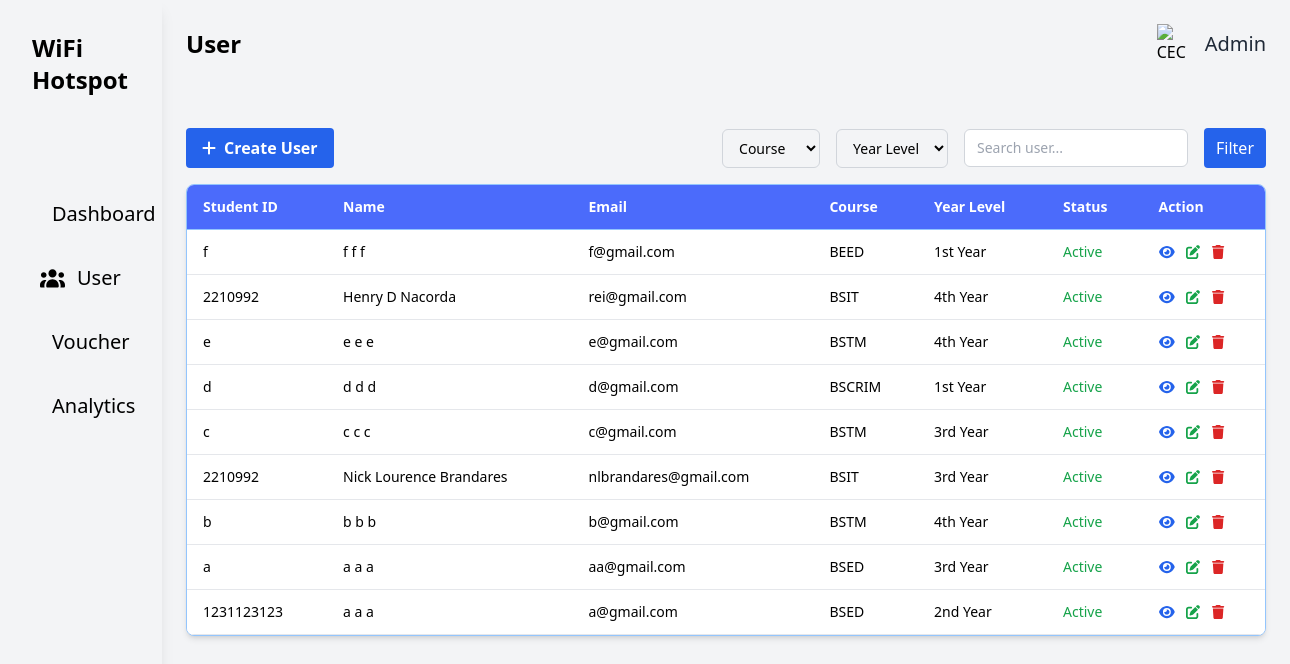
/php/User.php, run on the app's committed database.
### tables this page shows
CREATE TABLE `users_profile` (
  `user_id` int(11) NOT NULL,
  `school_id` varchar(50) DEFAULT NULL,
  `first_name` varchar(50) DEFAULT NULL,
  `middle_name` varchar(10) DEFAULT NULL,
  `last_name` varchar(50) DEFAULT NULL,
  `gmail` varchar(100) DEFAULT NULL,
  `contact_number` varchar(20) DEFAULT NULL,
  `course_name` varchar(50) DEFAULT NULL,
  `year_level` varchar(50) DEFAULT NULL,
  `gender` varchar(20) DEFAULT NULL,
  `user_type` varchar(20) DEFAULT NULL,
  `voucher_code` varchar(100) DEFAULT NULL,
  `password_generated` varchar(255) DEFAULT NULL,
  `status` varchar(20) DEFAULT 'Active',
  `created_at` timestamp NOT NULL DEFAULT current_timestamp()
);

### php/User.php (the view, shortened to what this page needs)
<?php
require 'db.php';
$q = trim($_GET['q'] ?? '');
$sql = "SELECT * FROM users_profile WHERE 1=1";
$params = [];
$sql .= " ORDER BY user_id DESC";
$stmt = $pdo->prepare($sql);
$stmt->execute($params);
$users = $stmt->fetchAll();
?>
<!DOCTYPE html>
<html lang="en">
<head>
  <link href="https://cdnjs.cloudflare.com/ajax/libs/font-awesome/6.5.2/css/all.min.css" rel="stylesheet">
  <script src="../css/tailwind.css"></script>
</head>
<body class="bg-gray-100">
  <div class="flex">
    <div class="w-64 bg-white-200 h-screen p-8 text-white shadow-lg overflow-y-auto">
      <div class="flex items-center space-x-2 mb-24">
        <h1 class="text-2xl font-semibold text-black">WiFi Hotspot</h1>
      </div>
      <ul class="space-y-5">
        <li><a href="admindashboard.php" class="flex items-center space-x-3 hover:bg-gray-300 p-2 rounded"><span class="text-black text-xl">Dashboard</span></a></li>
        <li><a href="User.php" class="flex items-center space-x-3 hover:bg-gray-300 p-2 rounded"> <span class="text-black text-xl">User</span></a></li>
        <li><a href="../php/Voucher.php" class="flex items-center space-x-3 hover:bg-gray-300 p-2 rounded"><span class="text-black text-xl">Voucher</span></a></li>
        <li><a href="../php/Analytics.php" class="flex items-center space-x-3 hover:bg-gray-300 p-2 rounded"><span class="text-black text-xl">Analytics</span></a></li>
      </ul>
    </div>
    <div class="container mx-auto p-6 flex-1">
      <div class="flex justify-between items-center mb-16">
        <h1 class="text-2xl font-semibold text-black">User</h1>
        <div class="flex items-center space-x-2">
          <img src="../images/ceclogo.png" alt="CEC Logo" class="w-10 h-10 object-contain">
          <span class="text-xl text-gray-800">Admin</span>
        </div>
      </div>
      <div class="flex justify-between mb-4">
        <div>
          <button id="openModalBtn" class="flex items-center gap-2 bg-blue-600 text-white px-4 py-2 rounded hover:bg-blue-700">
            <i class="fa-solid fa-plus"></i>
            <span class="font-semibold">Create User</span>
          </button>
        </div>
        <form method="get" id="filterForm" class="flex gap-4 items-center">
          <select name="course_name" id="course_name" class="bg-gray-100 border border-gray-300 rounded-md px-3 py-2 text-sm">
            <option value="">Course</option>
          </select>
          <select name="year_level" id="year_level" class="bg-gray-100 border border-gray-300 rounded-md px-3 py-2 text-sm">
            <option value="">Year Level</option>
          </select>
          <input type="text" name="q" id="search_user" value="<?= htmlentities($q) ?>" placeholder="Search user..." class="bg-white border border-gray-300 rounded-md px-3 py-2 text-sm w-56">
          <button type="submit" class="bg-blue-600 text-white px-3 py-2 rounded">Filter</button>
        </form>
      </div>
      </div>
      <div class="w-[1080px] bg-white shadow-md rounded-lg overflow-hidden border border-blue-300 mt-4">
        <div class="overflow-x-auto">
          <table class="min-w-full border-collapse">
            <thead class="bg-[#4B6BFB] text-white">
              <tr>
                <th class="px-4 py-3 text-left text-sm font-semibold border-b border-blue-300">Student ID</th>
                <th class="px-4 py-3 text-left text-sm font-semibold border-b border-blue-300">Name</th>
                <th class="px-4 py-3 text-left text-sm font-semibold border-b border-blue-300">Email</th>
                <th class="px-4 py-3 text-left text-sm font-semibold border-b border-blue-300">Course</th>
                <th class="px-4 py-3 text-left text-sm font-semibold border-b border-blue-300">Year Level</th>
                <th class="px-4 py-3 text-left text-sm font-semibold border-b border-blue-300">Status</th>
                <th class="px-4 py-3 text-left text-sm font-semibold border-b border-blue-300">Action</th>
              </tr>
            </thead>
            <tbody class="bg-white">
              <?php foreach ($users as $u): ?>
                <tr class="hover:bg-gray-100 border-b border-gray-200">
                  <td class="px-4 py-3 text-sm"><?= htmlentities($u['school_id']) ?></td>
                  <td class="px-4 py-3 text-sm"><?= htmlentities($u['first_name'] . ' ' . ($u['middle_name'] ? $u['middle_name'].' ' : '') . $u['last_name']) ?></td>
                  <td class="px-4 py-3 text-sm"><?= htmlentities($u['gmail']) ?></td>
                  <td class="px-4 py-3 text-sm"><?= htmlentities($u['course_name']) ?></td>
                  <td class="px-4 py-3 text-sm"><?= htmlentities($u['year_level']) ?></td>
                  <td class="px-4 py-3 text-sm <?= $u['status']==='Active'?'text-green-600':'text-red-600' ?>"><?= htmlentities($u['status']) ?></td>
                  <td class="px-4 py-3 text-sm">
                    <div class="flex space-x-3">
                      <a class="text-blue-600 hover:text-blue-800" href="view_user.php?id=<?= $u['user_id'] ?>" title="See More"><i class="fa-solid fa-eye"></i></a>
                      <a class="text-green-600 hover:text-green-800" href="edit_user.php?id=<?= $u['user_id'] ?>"><i class="fas fa-edit"></i></a>
                      <button onclick="deleteUser(<?= $u['user_id'] ?>)" class="text-red-600 hover:text-red-800"><i class="fas fa-trash"></i></button>
                    </div>
                  </td>
                </tr>
              <?php endforeach; ?>
            </tbody>
          </table>
        </div>
      </div>
    </div>
</body>
</html>

### data on the page
users_profile: school "f", first_name+middle_name+last_name "f f f", gmail "f@gmail.com", course_name "BEED", year_level "1st Year", status "Active"
users_profile: school "2210992", first_name+middle_name+last_name "Henry D Nacorda", gmail "rei@gmail.com", course_name "BSIT", year_level "4th Year", status "Active"
users_profile: school "e", first_name+middle_name+last_name "e e e", gmail "e@gmail.com", course_name "BSTM", year_level "4th Year", status "Active"
users_profile: school "d", first_name+middle_name+last_name "d d d", gmail "d@gmail.com", course_name "BSCRIM", year_level "1st Year", status "Active"
users_profile: school "c", first_name+middle_name+last_name "c c c", gmail "c@gmail.com", course_name "BSTM", year_level "3rd Year", status "Active"
users_profile: school "2210992", first_name+middle_name+last_name "Nick Lourence Brandares", gmail "nlbrandares@gmail.com", course_name "BSIT", year_level "3rd Year", status "Active"
users_profile: school "b", first_name+middle_name+last_name "b b b", gmail "b@gmail.com", course_name "BSTM", year_level "4th Year", status "Active"
users_profile: school "a", first_name+middle_name+last_name "a a a", gmail "aa@gmail.com", course_name "BSED", year_level "3rd Year", status "Active"
users_profile: school "1231123123", first_name+middle_name+last_name "a a a", gmail "a@gmail.com", course_name "BSED", year_level "2nd Year", status "Active"
